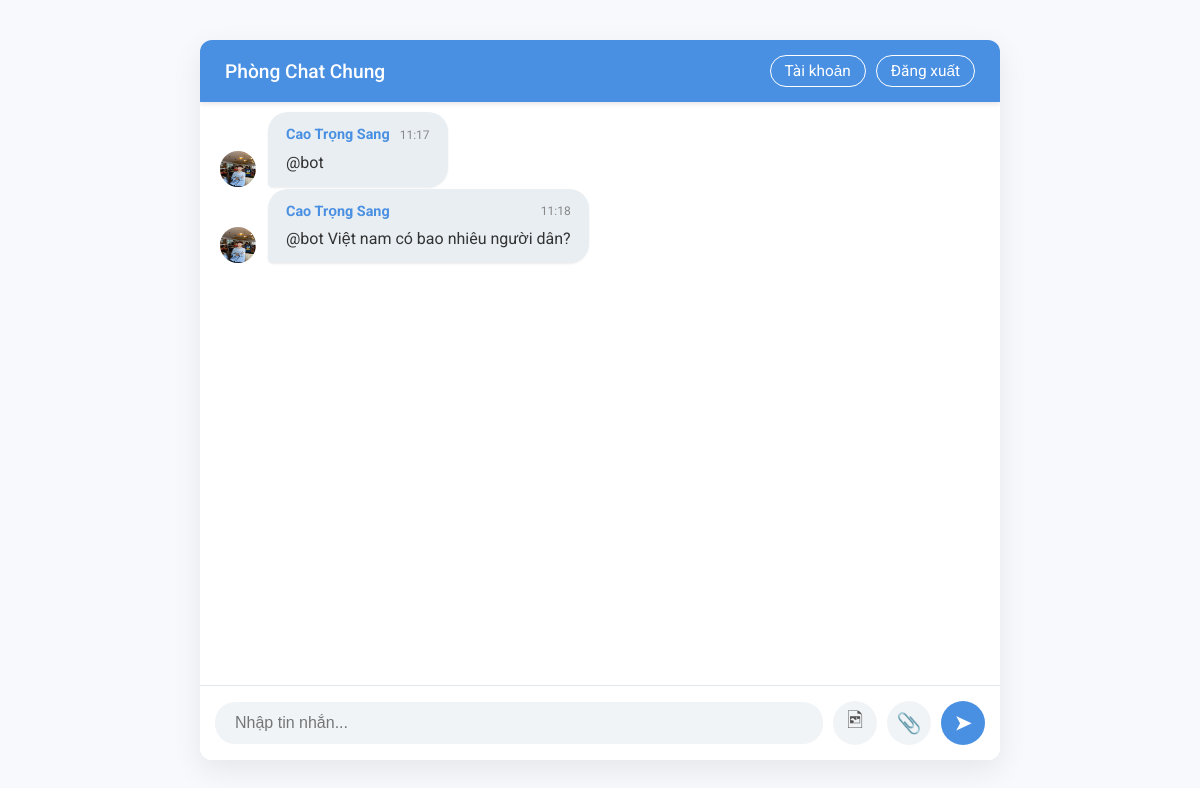
Page /chat (signed in) on the committed database.
### tables this page shows
CREATE TABLE chat (
    id INTEGER PRIMARY KEY AUTOINCREMENT,
    username TEXT NOT NULL,
    message TEXT,
    image_path TEXT,
    file_path TEXT,
    timestamp DATETIME DEFAULT CURRENT_TIMESTAMP
);

CREATE TABLE users (
    id INTEGER PRIMARY KEY AUTOINCREMENT,
    username TEXT NOT NULL UNIQUE,
    password TEXT NOT NULL,
    role TEXT NOT NULL,
    avatar_path TEXT DEFAULT '/static/image/avatar_placeholder.png'
);

### app.py (the view)
@app.route('/chat')
@login_required
def chat():
    db = get_db()
    latest_announcement = db.execute('SELECT * FROM announcements ORDER BY created_at DESC LIMIT 1').fetchone()
    messages_raw = db.execute('''
        SELECT c.*, u.avatar_path
        FROM chat c
        JOIN users u ON c.username = u.username
        ORDER BY c.timestamp ASC
    ''').fetchall()
    return render_template('chat.html',
                           username=session['username'],
                           messages=process_messages_timestamps(messages_raw),
                           announcement=latest_announcement)

### app.py (called while the page is built)
def get_db():
    if 'db' not in g:
        g.db = sqlite3.connect(app.config['DATABASE'])
        g.db.row_factory = sqlite3.Row
    return g.db

@app.teardown_appcontext
def close_connection(exception):
    db = g.pop('db', None)
    if db is not None: db.close()

def login_required(f):
    @wraps(f)
    def decorated_function(*args, **kwargs):
        if 'user_id' not in session:
            return redirect(url_for('login'))
        return f(*args, **kwargs)
    return decorated_function

def process_messages_timestamps(raw_messages):
    messages = []
    local_tz = timezone(timedelta(hours=7))
    for msg in raw_messages:
        msg_dict = dict(msg)
        if msg_dict.get('timestamp'):
            try:
                utc_dt_naive = datetime.strptime(msg_dict['timestamp'], '%Y-%m-%d %H:%M:%S')
                utc_dt_aware = utc_dt_naive.replace(tzinfo=timezone.utc)
                local_dt = utc_dt_aware.astimezone(local_tz)
                msg_dict['timestamp'] = local_dt
            except (ValueError, TypeError):
                msg_dict['timestamp'] = None
        messages.append(msg_dict)
    return messages

### templates/chat.html (shortened to what this page needs)
<!DOCTYPE html>
<html lang="vi">
<head>
</head>
<body>
  <div class="container">
    <div class="header">
        <span>Phòng Chat Chung</span>
        <div>
            <a href="{{ url_for('profile') }}" class="logout-btn">Tài khoản</a>
            <a href="{{ url_for('logout') }}" class="logout-btn">Đăng xuất</a>
        </div>
    </div>
    <div id="messages">
      {% for msg in messages %}
        <div class="message-container {% if msg.username == username %}sent{% else %}received{% endif %}">
            {% if msg.username != username %}
            <img src="{{ msg.avatar_path }}?v={{ range(1, 1000) | random }}" alt="avt" class="avatar">
            {% endif %}
            <div class="message-wrapper">
              <div class="message {% if msg.username == username %}sent{% else %}received{% endif %}">
                <div class="message-header">
                  {% if msg.username != username %}
                  <strong>{{ msg.username }}</strong>
                  {% endif %}
                  <span class="timestamp">{{ msg.timestamp.strftime('%H:%M') if msg.timestamp else '' }}</span>
                </div>
                {% if msg.message %}<p>{{ msg.message }}</p>{% endif %}
              </div>
            </div>
        </div>
      {% endfor %}
    </div>
    <form id="chat-form">
      <input type="text" id="message" placeholder="Nhập tin nhắn..." autocomplete="off" />
      <label for="image" title="Gửi ảnh" class="file-label">&#128443;&#xFE0F;</label> <input type="file" id="image" name="image" accept="image/*"/>
      <label for="file" title="Gửi file" class="file-label">&#128206;</label> <input type="file" id="file" name="file"/>
      <button type="submit" title="Gửi">&#10148;</button>
    </form>
  </div>
</body>
</html>

### templates/chat.html (style rules this page uses)
:root { --body-bg: #f7f9fc; --container-bg: #ffffff; --header-bg: #4a90e2; --sent-gradient: linear-gradient(135deg, #5c97e0 0%, #3a7bc8 100%); --received-bg: #e9eef2; --text-light: #ffffff; --text-dark: #333333; --text-meta: #888888; --border-color: #e1e8ed; --input-bg: #f1f4f7; }
body { font-family: 'Roboto', sans-serif; background: var(--body-bg); margin: 0; padding: 0; }
.container { max-width: 800px; margin: 40px auto; background: var(--container-bg); border-radius: 12px; box-shadow: 0 10px 30px rgba(0,0,0,0.08); overflow: hidden; display: flex; flex-direction: column; height: calc(100vh - 80px); }
.header { background-color: var(--header-bg); color: var(--text-light); padding: 15px 25px; font-size: 1.2em; font-weight: 500; box-shadow: 0 2px 5px rgba(0,0,0,0.1); z-index: 10; display: flex; justify-content: space-between; align-items: center; }
.header > div { display: flex; gap: 10px; }
.logout-btn { color: var(--text-light); text-decoration: none; font-size: 0.8em; font-weight: normal; padding: 6px 14px; border: 1px solid var(--text-light); border-radius: 20px; transition: all 0.2s ease-in-out; }
#messages { padding: 10px 20px; overflow-y: auto; background-color: var(--container-bg); flex-grow: 1; }
.message-container { display: flex; margin-bottom: 2px; position: relative; }
.message-container.received { justify-content: flex-start; align-items: flex-end; }
.message-wrapper { display: flex; flex-direction: column; max-width: 75%; }
.avatar { width: 36px; height: 36px; border-radius: 50%; margin-right: 12px; transition: visibility 0s 0.2s; }
.message { padding: 12px 18px; word-wrap: break-word; box-shadow: 0 1px 2px rgba(0,0,0,0.08); line-height: 1.5; animation: message-in 0.3s ease-out; transition: border-radius 0.2s ease-out; }
.message.received { background-color: var(--received-bg); color: var(--text-dark); border-radius: 20px 20px 20px 5px; }
.message-header { margin-bottom: 5px; display: flex; justify-content: space-between; align-items: center; }
.message-header strong { font-size: 0.9em; margin-right: 10px; color: var(--header-bg); }
.message-header .timestamp { font-size: 0.75em; color: var(--text-meta); }
.message p { margin: 0; }
form#chat-form { display: flex; gap: 10px; padding: 15px; background: var(--container-bg); border-top: 1px solid var(--border-color); align-items: center; }
#message { flex-grow: 1; border: none; background-color: var(--input-bg); border-radius: 20px; padding: 12px 20px; font-size: 16px; }
.file-label, form#chat-form button { display: flex; justify-content: center; align-items: center; width: 44px; height: 44px; border-radius: 50%; cursor: pointer; font-size: 20px; flex-shrink: 0; transition: background-color 0.2s; border: none; background-color: var(--input-bg); color: #555; }
form#chat-form button { background-color: var(--header-bg); color: var(--text-light); font-weight: bold; }

### rows in the picture
chat: avatar_path (picture), username "Cao Trọng Sang", timestamp "11:17", message "@bot"
chat: avatar_path (picture), username "Cao Trọng Sang", timestamp "11:18", message "@bot Việt nam có bao nhiêu người dân?"
